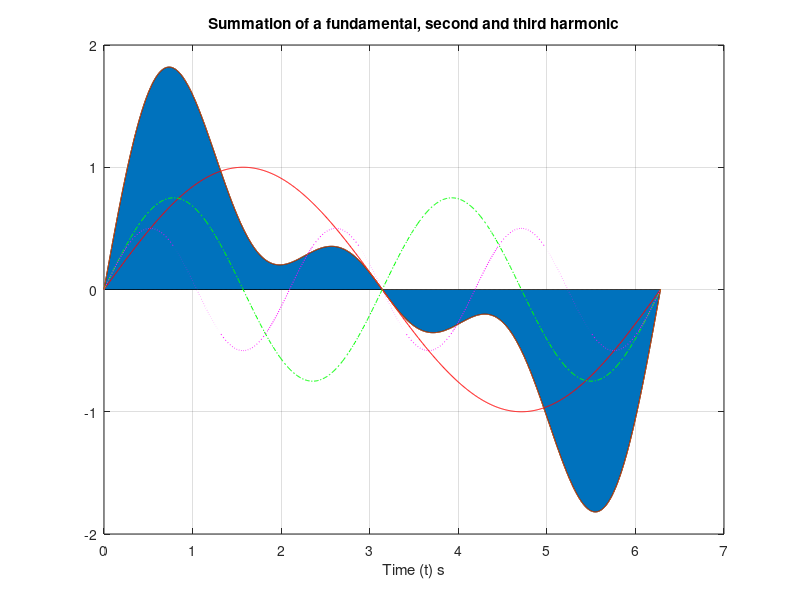

MATLAB code for this plot:
% Introduction to Fourier Series
%
% Prepared for EG-247 Digital Signal Processing
% by Chris Jobling
%
%% Illustrates Development of a Signal from Harmonics
t=linspace(0,2*pi,1000);
fundamental = sin(t);
second_harmonic = 0.75*sin(2*t);
third_harmonic = 0.5*sin(3*t);
signal = fundamental + second_harmonic + third_harmonic;
%% Signal
area(t,signal)
hold on
%% First Harmonic
fig = plot(t,fundamental,'r-')
%% Second Harmonic
plot(t,second_harmonic,'g-.')
%% Second Harmonic
plot(t,third_harmonic,'m:')
%%
plot(t,signal),grid
title('Summation of a fundamental, second and third harmonic')
xlabel('Time (t) s')
hold off
